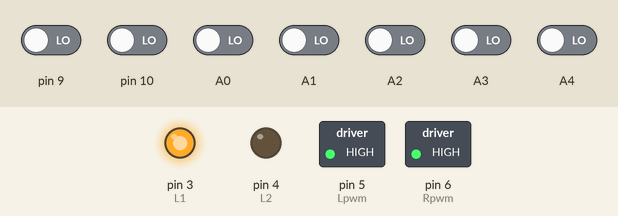
Bench run of a sketch on a simulated Arduino Uno, built with avr-gcc and run on an emulated ATmega328P. Parts: switched loads named in the sketch (green lamp = pin HIGH), output pins drawn as LEDs (lit = HIGH). Inputs (shaded band) come from the test bench; at power-on: A0–4, pin 9, pin 10 LOW. Pins used as bus, display or sensor lines are not drawn.

Above: at 1.2 s.
1.3 s: pin 9 driven HIGH and pin 10 driven HIGH and A0 driven HIGH and A1 driven HIGH and A2 driven HIGH
At 2.1 s:
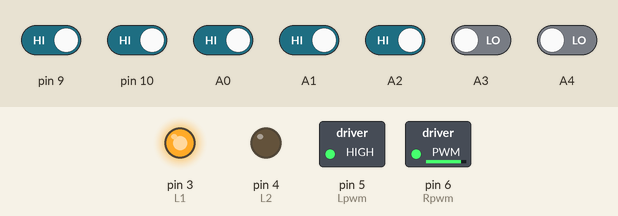
2.8 s: A2 driven LOW
At 3.2 s:
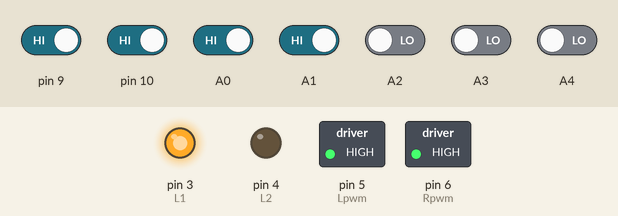
Timing chart, 0 to 5.8 s (numbered marks = the images above; inputs shaded):
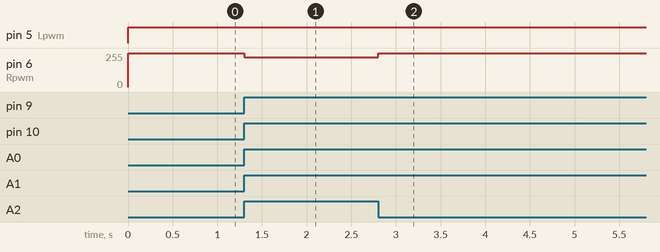

The sketch:

PID_line_noserial.ino
```cpp
float Kp=32,Ki=0,Kd=0;//80
float error=0, P=0, I=0, D=0, PID_value=0;
float previous_error=0;
int sensor[6]={0, 0, 0, 0, 0, 0};
int initial_motor_speed=255;

void read_sensor_values(void);
void calculate_pid(void);
void motor_control(void);
void run(char w, char d);

int L1 = 3; //Left Motor Pin 1 +ve fwd
int L2 = 4; //Left Motor Pin 2 -ve bckwd
int R1 = 7; //Right Motor Pin 1 +ve fwd
int R2 = 8; //Right Motor Pin 2 -ve bckwd

int Lpwm = 5; //PWM Pin 1 Left motor
int Rpwm = 6; //PWM Pin 2 Right motor


void run(char w, char d)
{
  switch(d){
    case 'f':
      switch(w){
        case 'r':
          digitalWrite(R2,LOW);
          digitalWrite(R1,HIGH);
          break;
        case 'l':
          digitalWrite(L2,HIGH);
          digitalWrite(L2,LOW);
          break;
      }
    case 'b':
      switch(w){
        case 'r':
          digitalWrite(R2,LOW);
          digitalWrite(R1,HIGH);
          break;
        case 'l':
          digitalWrite(L2,HIGH);
          digitalWrite(L1,LOW);
          break;
      }
  }
}

void setup()
{
 pinMode(Lpwm,OUTPUT);
 pinMode(Rpwm,OUTPUT);
 pinMode(L1,OUTPUT);
 pinMode(L2,OUTPUT);
 pinMode(R1,OUTPUT);
 pinMode(R2,OUTPUT);

     digitalWrite(L1,HIGH);
    digitalWrite(L2,LOW);
    digitalWrite(R1,LOW);
    digitalWrite(R2,HIGH);

}

void loop()
{
    read_sensor_values();
    calculate_pid();
    motor_control();
}


void read_sensor_values()
{
  sensor[0]=digitalRead(A0);// Left most
  sensor[1]=digitalRead(A1);
  sensor[2]=digitalRead(A2);
  sensor[3]=digitalRead(A3);
  sensor[4]=digitalRead(A4);
  sensor[5]=digitalRead(9);
  sensor[6]=digitalRead(10);// Right most

  if((sensor[0]==1)&&(sensor[1]==1)&&(sensor[2]==1)&&(sensor[3]==1)&&(sensor[4]==1)&&(sensor[5]==1)&&(sensor[6]==0)){error=6;}
  //else if((sensor[0]==1)&&(sensor[1]==1)&&(sensor[2]==1)&&(sensor[3]==0)&&(sensor[4]==0)&&(sensor[5]==0)&&(sensor[6]==0)){error=20;}
  else if((sensor[0]==1)&&(sensor[1]==1)&&(sensor[2]==1)&&(sensor[3]==1)&&(sensor[4]==1)&&(sensor[5]==0)&&(sensor[6]==0)){error=4;}
  else if((sensor[0]==1)&&(sensor[1]==1)&&(sensor[2]==1)&&(sensor[3]==1)&&(sensor[4]==0)&&(sensor[5]==0)&&(sensor[6]==0)){error=3;}
  else if((sensor[0]==1)&&(sensor[1]==1)&&(sensor[2]==1)&&(sensor[3]==1)&&(sensor[4]==0)&&(sensor[5]==0)&&(sensor[6]==1)){error=2;}
  else if((sensor[0]==1)&&(sensor[1]==1)&&(sensor[2]==1)&&(sensor[3]==0)&&(sensor[4]==0)&&(sensor[5]==1)&&(sensor[6]==1)){error=1;}
  else if((sensor[0]==1)&&(sensor[1]==1)&&(sensor[2]==0)&&(sensor[3]==0)&&(sensor[4]==0)&&(sensor[5]==1)&&(sensor[6]==1)){error=0;}
  else if((sensor[0]==1)&&(sensor[1]==1)&&(sensor[2]==0)&&(sensor[3]==0)&&(sensor[4]==1)&&(sensor[5]==1)&&(sensor[6]==1)){error=1;}
  else if((sensor[0]==1)&&(sensor[1]==0)&&(sensor[2]==0)&&(sensor[3]==1)&&(sensor[4]==1)&&(sensor[5]==1)&&(sensor[6]==1)){error=-2;}
  else if((sensor[0]==0)&&(sensor[1]==0)&&(sensor[2]==0)&&(sensor[3]==1)&&(sensor[4]==1)&&(sensor[5]==1)&&(sensor[6]==1)){error=-3;}
  else if((sensor[0]==0)&&(sensor[1]==0)&&(sensor[2]==1)&&(sensor[3]==1)&&(sensor[4]==1)&&(sensor[5]==1)&&(sensor[6]==1)){error=-4;}
  //else if((sensor[0]==0)&&(sensor[1]==0)&&(sensor[2]==0)&&(sensor[3]==0)&&(sensor[4]==1)&&(sensor[5]==1)&&(sensor[6]==1)){error=-20;}
  else if((sensor[0]==0)&&(sensor[1]==1)&&(sensor[2]==1)&&(sensor[3]==1)&&(sensor[4]==1)&&(sensor[5]==1)&&(sensor[6]==1)){error=-6;}
  else if((sensor[0]==1)&&(sensor[1]==1)&&(sensor[2]==1)&&(sensor[3]==1)&&(sensor[4]==1)&&(sensor[5]==1)&&(sensor[6]==1)){
    if(previous_error>0){error=30;}
    else if(previous_error<0){error=-30;}
  }

}

void calculate_pid()
{
    P = error;
    I = I + error;
    D = error-previous_error;

    PID_value = (Kp*P) + (Ki*I) + (Kd*D);

    previous_error=error;

}

void motor_control()
{
    // Calculating the effective motor speed:
    int left_motor_speed = initial_motor_speed+PID_value;
    int right_motor_speed = initial_motor_speed-PID_value;

    // The motor speed should not exceed the max PWM value
    // Not happening. Why???
    /*
    constrain(left_motor_speed,0,255);
    constrain(right_motor_speed,0,255);
    */
     if (left_motor_speed>255){left_motor_speed=255;}
    if (right_motor_speed>255){right_motor_speed=255;}
    if (left_motor_speed<0){left_motor_speed=0;}
    if (right_motor_speed<0){right_motor_speed=0;}

    analogWrite(Lpwm,left_motor_speed);   //Left Motor Speed
    analogWrite(Rpwm,right_motor_speed);  //Right Motor Speed
    //following lines of code are to make the bot move forward

}
```

Measured:
- after the input at 1.3 s, pin 6 (Rpwm): 255/255 → 223/255 at once
- after the input at 2.8 s, pin 6 (Rpwm): 223/255 → 255/255 at once
